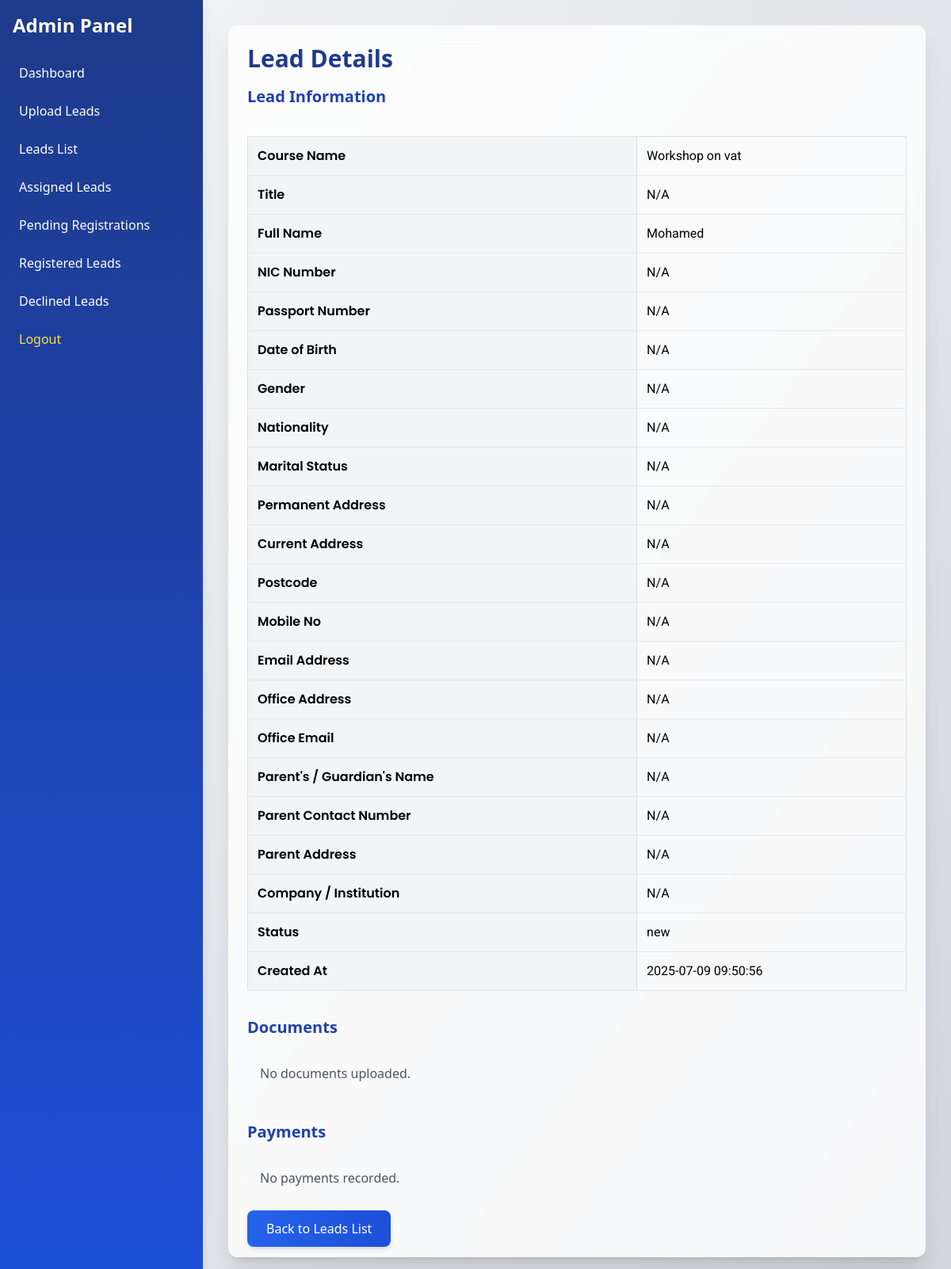
/views/admin/lead_details.php?lead_id=1154 (signed in), run on the app's committed database.
### tables this page shows
CREATE TABLE IF NOT EXISTS `leads` (
  `id` int NOT NULL AUTO_INCREMENT,
  `form_name` varchar(100) NOT NULL,
  `title` varchar(50) DEFAULT NULL,
  `full_name` varchar(100) NOT NULL,
  `email` varchar(100) NOT NULL,
  `phone` varchar(20) NOT NULL,
  `date_of_birth` date DEFAULT NULL,
  `gender` varchar(10) DEFAULT NULL,
  `nationality` varchar(50) DEFAULT NULL,
  `marital_status` varchar(20) DEFAULT NULL,
  `nic_number` varchar(12) DEFAULT NULL,
  `passport_number` varchar(20) DEFAULT NULL,
  `permanent_address` text,
  `current_address` text,
  `postcode` varchar(10) DEFAULT NULL,
  `mobile_no` varchar(15) DEFAULT NULL,
  `email_address` varchar(100) DEFAULT NULL,
  `office_address` text,
  `office_email` varchar(100) DEFAULT NULL,
  `parent_guardian_name` varchar(100) DEFAULT NULL,
  `parent_contact_number` varchar(15) DEFAULT NULL,
  `parent_address` text,
  `company_institution` varchar(100) DEFAULT NULL,
  `work_experience` text,
  `assigned_user_id` int DEFAULT NULL,
  `status` enum('new','assigned','pending_registration','registered','declined') DEFAULT 'new',
  `created_at` timestamp NULL DEFAULT CURRENT_TIMESTAMP,
  `registration_status` varchar(50) DEFAULT 'pending',
  PRIMARY KEY (`id`),
  KEY `assigned_user_id` (`assigned_user_id`)
);

### backend/controllers/LeadController.php (called while the page is built, shortened)
<?php
require_once __DIR__ . '/../config/db_connect.php';
require_once __DIR__ . '/../models/Lead.php';
class LeadController {
    private $leadModel;
    public function __construct($pdo) {
        $this->leadModel = new Lead($pdo);
    }
    public function getLeadById($lead_id) {
        return $this->leadModel->getLeadById($lead_id);
    }
}

### backend/models/Lead.php (called while the page is built, shortened)
<?php
class Lead {
    private $pdo;
    public function __construct($pdo) {
        $this->pdo = $pdo;
    }
    public function getLeadById($lead_id) {
        $stmt = $this->pdo->prepare("SELECT l.*, u.username, r.status AS registration_status
                                     FROM leads l
                                     LEFT JOIN users u ON l.assigned_user_id = u.id
                                     LEFT JOIN registrations r ON l.id = r.lead_id
                                     WHERE l.id = ?");
        $stmt->execute([$lead_id]);
        return $stmt->fetch(PDO::FETCH_ASSOC);
    }
}

### views/admin/lead_details.php (the view, shortened to what this page needs)
<?php
require_once __DIR__ . '/../../backend/config/db_connect.php';
require_once __DIR__ . '/../../backend/controllers/LeadController.php';
$leadController = new LeadController($pdo);
$documentController = new DocumentController($pdo);
$paymentController = new PaymentController($pdo);
if (!isset($_GET['lead_id']) || !is_numeric($_GET['lead_id'])) {
    $error = 'No valid lead ID provided.';
} else {
    $lead_id = (int)$_GET['lead_id'];
    $lead = $leadController->getLeadById($lead_id);
}
$documents = $documentController->getDocumentsByLead($lead_id) ?? [];
$payments = $paymentController->getPaymentsByLead($lead_id) ?? [];
$currentPage = basename($_SERVER['PHP_SELF']);
?>
<!DOCTYPE html>
<html lang="en">
<head>
    <link rel="stylesheet" href="/std_mgmt/css/style.css?v=<?php echo time(); ?>">
    <script src="https://cdn.tailwindcss.com"></script>
</head>
<body class="bg-gradient-to-br from-gray-100 to-gray-300 font-sans">
    <div class="flex min-h-screen">
        <div id="sidebar" class="sidebar fixed inset-y-0 left-0 w-64 bg-gradient-to-b from-blue-900 to-blue-700 text-white p-4 md:relative md:translate-x-0 z-10 shadow-lg">
            <div class="flex items-center justify-between mb-6">
                <h2 class="text-2xl font-bold text-glow">Admin Panel</h2>
            </div>
            <nav aria-label="Main navigation">
                <ul class="space-y-2">
                    <li><a href="<?php echo BASE_PATH; ?>/views/admin/dashboard.php" class="block p-2 rounded hover:bg-red-700/30 <?php echo $currentPage === 'dashboard.php' ? 'bg-red-700/50' : ''; ?>">Dashboard</a></li>
                    <li><a href="<?php echo BASE_PATH; ?>/views/admin/upload_leads.php" class="block p-2 rounded hover:bg-red-700/30 <?php echo $currentPage === 'upload_leads.php' ? 'bg-red-700/50' : ''; ?>">Upload Leads</a></li>
                    <li><a href="<?php echo BASE_PATH; ?>/views/admin/leads_list.php" class="block p-2 rounded hover:bg-red-700/30 <?php echo $currentPage === 'leads_list.php' ? 'bg-red-700/50' : ''; ?>">Leads List</a></li>
                    <li><a href="<?php echo BASE_PATH; ?>/views/admin/assigned_leads.php" class="block p-2 rounded hover:bg-red-700/30 <?php echo $currentPage === 'assigned_leads.php' ? 'bg-red-700/50' : ''; ?>">Assigned Leads</a></li>
                    <li><a href="<?php echo BASE_PATH; ?>/views/admin/pending_registrations.php" class="block p-2 rounded hover:bg-red-700/30 <?php echo $currentPage === 'pending_registrations.php' ? 'bg-red-700/50' : ''; ?>">Pending Registrations</a></li>
                    <li><a href="<?php echo BASE_PATH; ?>/views/admin/registered_leads.php" class="block p-2 rounded hover:bg-red-700/30 <?php echo $currentPage === 'registered_leads.php' ? 'bg-red-700/50' : ''; ?>">Registered Leads</a></li>
                    <li><a href="<?php echo BASE_PATH; ?>/views/admin/declined_leads.php" class="block p-2 rounded hover:bg-red-700/30 <?php echo $currentPage === 'declined_leads.php' ? 'bg-red-700/50' : ''; ?>">Declined Leads</a></li>
                    <li><a href="<?php echo BASE_PATH; ?>/views/auth/logout.php" class="block p-2 rounded hover:bg-yellow-600/50 text-yellow-300">Logout</a></li>
                </ul>
            </nav>
        </div>
        <div class="flex-1 p-4 md:p-8">
            <div class="max-w-4xl mx-auto bg-white/80 backdrop-blur-md p-6 rounded-xl shadow-xl">
                <h1 class="text-3xl font-bold mb-4 text-blue-900 text-shadow">Lead Details</h1>
                <h2 class="text-xl font-semibold mb-4 text-blue-800">Lead Information</h2>
                <div class="overflow-x-auto">
                    <table class="table">
                        <tbody>
                            <tr><th>Course Name</th><td><?php echo htmlspecialchars($lead['form_name'] ?? 'N/A'); ?></td></tr>
                            <tr><th>Title</th><td><?php echo htmlspecialchars($lead['title'] ?? 'N/A'); ?></td></tr>
                            <tr><th>Full Name</th><td><?php echo htmlspecialchars($lead['full_name'] ?? 'N/A'); ?></td></tr>
                            <tr><th>NIC Number</th><td><?php echo htmlspecialchars($lead['nic_number'] ?? 'N/A'); ?></td></tr>
                            <tr><th>Passport Number</th><td><?php echo htmlspecialchars($lead['passport_number'] ?? 'N/A'); ?></td></tr>
                            <tr><th>Date of Birth</th><td><?php echo htmlspecialchars($lead['date_of_birth'] ?? 'N/A'); ?></td></tr>
                            <tr><th>Gender</th><td><?php echo htmlspecialchars($lead['gender'] ?? 'N/A'); ?></td></tr>
                            <tr><th>Nationality</th><td><?php echo htmlspecialchars($lead['nationality'] ?? 'N/A'); ?></td></tr>
                            <tr><th>Marital Status</th><td><?php echo htmlspecialchars($lead['marital_status'] ?? 'N/A'); ?></td></tr>
                            <tr><th>Permanent Address</th><td><?php echo htmlspecialchars($lead['permanent_address'] ?? 'N/A'); ?></td></tr>
                            <tr><th>Current Address</th><td><?php echo htmlspecialchars($lead['current_address'] ?? 'N/A'); ?></td></tr>
                            <tr><th>Postcode</th><td><?php echo htmlspecialchars($lead['postcode'] ?? 'N/A'); ?></td></tr>
                            <tr><th>Mobile No</th><td><?php echo htmlspecialchars($lead['mobile_no'] ?? 'N/A'); ?></td></tr>
                            <tr><th>Email Address</th><td><?php echo htmlspecialchars($lead['email_address'] ?? 'N/A'); ?></td></tr>
                            <tr><th>Office Address</th><td><?php echo htmlspecialchars($lead['office_address'] ?? 'N/A'); ?></td></tr>
                            <tr><th>Office Email</th><td><?php echo htmlspecialchars($lead['office_email'] ?? 'N/A'); ?></td></tr>
                            <tr><th>Parent's / Guardian's Name</th><td><?php echo htmlspecialchars($lead['parent_guardian_name'] ?? 'N/A'); ?></td></tr>
                            <tr><th>Parent Contact Number</th><td><?php echo htmlspecialchars($lead['parent_contact_number'] ?? 'N/A'); ?></td></tr>
                            <tr><th>Parent Address</th><td><?php echo htmlspecialchars($lead['parent_address'] ?? 'N/A'); ?></td></tr>
                            <tr><th>Company / Institution</th><td><?php echo htmlspecialchars($lead['company_institution'] ?? 'N/A'); ?></td></tr>
                            <tr><th>Status</th><td><?php echo htmlspecialchars($lead['status'] ?? 'N/A'); ?></td></tr>
                            <tr><th>Created At</th><td><?php echo htmlspecialchars($lead['created_at'] ?? 'N/A'); ?></td></tr>
                        </tbody>
                    </table>
                </div>
                <h2 class="text-xl font-semibold mt-8 mb-4 text-blue-800">Documents</h2>
                <?php if (empty($documents)): ?>
                    <div class="p-4 text-gray-600">No documents uploaded.</div>
                <?php endif; ?>
                <h2 class="text-xl font-semibold mt-8 mb-4 text-blue-800">Payments</h2>
                <?php if (empty($payments)): ?>
                    <div class="p-4 text-gray-600">No payments recorded.</div>
                <?php endif; ?>
                <div class="mt-6">
                    <a href="<?php echo BASE_PATH; ?>/views/admin/leads_list.php" class="px-6 py-3 bg-gradient-to-r from-blue-600 to-blue-700 text-white rounded-lg hover:from-blue-700 hover:to-blue-800 shadow-md hover:shadow-lg transition-all duration-300">Back to Leads List</a>
                </div>
            </div>
        </div>
    </div>
</body>
</html>

### css/style.css (style rules this page uses)
body { font-family: Arial, sans-serif; margin: 0; padding: 0; }
.table { width: 100%; border-collapse: collapse; margin-top: 20px; }
.table th, .table td { border: 1px solid #ddd; padding: 8px; text-align: left; }
.table th { background-color: #f2f2f2; }

### views/admin/lead_details.php (style rules this page uses)
.sidebar { transition: transform 0.3s ease-in-out; }
.table { width: 100%; border-collapse: collapse; }
.table th, .table td { padding: 12px; text-align: left; border-bottom: 1px solid #e5e7eb; }
.table th { background-color: #f3f4f6; font-weight: 600; font-family: 'Poppins', sans-serif; }
.table td { font-family: 'Roboto', sans-serif; }

### data on the page
leads: form_name "Workshop on vat", title "N/A", full_name "Mohamed", nic_number "N/A", passport_number "N/A", date_of_birth "N/A", gender "N/A", nationality "N/A", marital_status "N/A", permanent_address "N/A", current_address "N/A", postcode "N/A", mobile_no "N/A", email_address "N/A", office_address "N/A", office_email "N/A", parent_guardian_name "N/A", parent_contact_number "N/A", parent_address "N/A", company_institution "N/A", status "new", created_at "2025-07-09 09:50:56"
